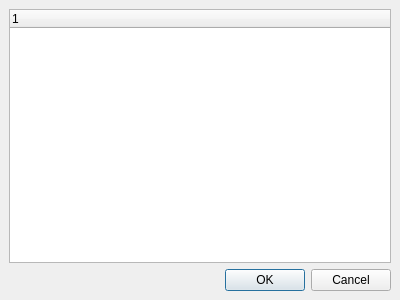
<ui version="4.0" >
 <class>miniRoster</class>
 <widget class="QDialog" name="miniRoster" >
  <property name="geometry" >
   <rect>
    <x>0</x>
    <y>0</y>
    <width>400</width>
    <height>300</height>
   </rect>
  </property>
  <property name="windowTitle" >
   <string>Mini roster</string>
  </property>
  <property name="modal" >
   <bool>true</bool>
  </property>
  <layout class="QGridLayout" >
   <property name="margin" >
    <number>9</number>
   </property>
   <property name="spacing" >
    <number>6</number>
   </property>
   <item row="1" column="0" >
    <widget class="QDialogButtonBox" name="buttonBox" >
     <property name="orientation" >
      <enum>Qt::Horizontal</enum>
     </property>
     <property name="standardButtons" >
      <set>QDialogButtonBox::Cancel|QDialogButtonBox::NoButton|QDialogButtonBox::Ok</set>
     </property>
    </widget>
   </item>
   <item row="0" column="0" >
    <widget class="QTreeWidget" name="users" >
     <property name="iconSize" >
      <size>
       <width>22</width>
       <height>22</height>
      </size>
     </property>
     <property name="rootIsDecorated" >
      <bool>false</bool>
     </property>
     <property name="allColumnsShowFocus" >
      <bool>true</bool>
     </property>
    </widget>
   </item>
  </layout>
 </widget>
 <resources/>
 <connections>
  <connection>
   <sender>buttonBox</sender>
   <signal>accepted()</signal>
   <receiver>miniRoster</receiver>
   <slot>accept()</slot>
   <hints>
    <hint type="sourcelabel" >
     <x>248</x>
     <y>254</y>
    </hint>
    <hint type="destinationlabel" >
     <x>157</x>
     <y>274</y>
    </hint>
   </hints>
  </connection>
  <connection>
   <sender>buttonBox</sender>
   <signal>rejected()</signal>
   <receiver>miniRoster</receiver>
   <slot>reject()</slot>
   <hints>
    <hint type="sourcelabel" >
     <x>316</x>
     <y>260</y>
    </hint>
    <hint type="destinationlabel" >
     <x>286</x>
     <y>274</y>
    </hint>
   </hints>
  </connection>
 </connections>
</ui>
